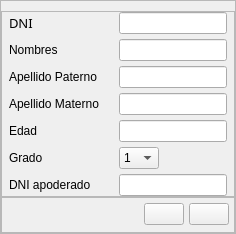
                            <widget class="QWidget" name="page_delete_alu">
                             <property name="styleSheet">
                              <string notr="true"/>
                             </property>
                             <layout class="QVBoxLayout" name="verticalLayout_13">
                              <property name="spacing">
                               <number>0</number>
                              </property>
                              <property name="leftMargin">
                               <number>0</number>
                              </property>
                              <property name="topMargin">
                               <number>0</number>
                              </property>
                              <property name="rightMargin">
                               <number>0</number>
                              </property>
                              <property name="bottomMargin">
                               <number>0</number>
                              </property>
                              <item>
                               <widget class="QFrame" name="frame_delete_alu_box">
                                <property name="frameShape">
                                 <enum>QFrame::StyledPanel</enum>
                                </property>
                                <property name="frameShadow">
                                 <enum>QFrame::Raised</enum>
                                </property>
                                <layout class="QVBoxLayout" name="verticalLayout_11">
                                 <property name="spacing">
                                  <number>0</number>
                                 </property>
                                 <property name="leftMargin">
                                  <number>0</number>
                                 </property>
                                 <property name="topMargin">
                                  <number>10</number>
                                 </property>
                                 <property name="rightMargin">
                                  <number>0</number>
                                 </property>
                                 <property name="bottomMargin">
                                  <number>0</number>
                                 </property>
                                 <item>
                                  <widget class="QFrame" name="frame_delete_alu_action">
                                   <property name="sizePolicy">
                                    <sizepolicy hsizetype="Preferred" vsizetype="Preferred">
                                     <horstretch>0</horstretch>
                                     <verstretch>0</verstretch>
                                    </sizepolicy>
                                   </property>
                                   <property name="styleSheet">
                                    <string notr="true"/>
                                   </property>
                                   <property name="frameShape">
                                    <enum>QFrame::StyledPanel</enum>
                                   </property>
                                   <property name="frameShadow">
                                    <enum>QFrame::Raised</enum>
                                   </property>
                                   <layout class="QGridLayout" name="gridLayout_9">
                                    <property name="leftMargin">
                                     <number>7</number>
                                    </property>
                                    <property name="topMargin">
                                     <number>0</number>
                                    </property>
                                    <property name="rightMargin">
                                     <number>7</number>
                                    </property>
                                    <property name="bottomMargin">
                                     <number>0</number>
                                    </property>
                                    <property name="horizontalSpacing">
                                     <number>20</number>
                                    </property>
                                    <property name="verticalSpacing">
                                     <number>5</number>
                                    </property>
                                    <item row="3" column="0">
                                     <widget class="QLabel" name="label_60">
                                      <property name="text">
                                       <string>Apellido Materno</string>
                                      </property>
                                     </widget>
                                    </item>
                                    <item row="4" column="1">
                                     <widget class="QLineEdit" name="le_edad_alu_delete"/>
                                    </item>
                                    <item row="2" column="0">
                                     <widget class="QLabel" name="label_63">
                                      <property name="text">
                                       <string>Apellido Paterno</string>
                                      </property>
                                     </widget>
                                    </item>
                                    <item row="1" column="0">
                                     <widget class="QLabel" name="label_57">
                                      <property name="text">
                                       <string>Nombres</string>
                                      </property>
                                     </widget>
                                    </item>
                                    <item row="6" column="0">
                                     <widget class="QLabel" name="label_12">
                                      <property name="text">
                                       <string>DNI apoderado</string>
                                      </property>
                                     </widget>
                                    </item>
                                    <item row="4" column="0">
                                     <widget class="QLabel" name="label_11">
                                      <property name="text">
                                       <string>Edad</string>
                                      </property>
                                     </widget>
                                    </item>
                                    <item row="0" column="1">
                                     <widget class="QLineEdit" name="le_dni_alu_delete">
                                      <property name="text">
                                       <string/>
                                      </property>
                                      <property name="maxLength">
                                       <number>8</number>
                                      </property>
                                     </widget>
                                    </item>
                                    <item row="5" column="1">
                                     <widget class="QComboBox" name="cb_num_grad2_delete">
                                      <property name="maximumSize">
                                       <size>
                                        <width>40</width>
                                        <height>16777215</height>
                                       </size>
                                      </property>
                                      <property name="styleSheet">
                                       <string notr="true"/>
                                      </property>
                                      <item>
                                       <property name="text">
                                        <string>1</string>
                                       </property>
                                      </item>
                                      <item>
                                       <property name="text">
                                        <string>2</string>
                                       </property>
                                      </item>
                                      <item>
                                       <property name="text">
                                        <string>3</string>
                                       </property>
                                      </item>
                                      <item>
                                       <property name="text">
                                        <string>4</string>
                                       </property>
                                      </item>
                                      <item>
                                       <property name="text">
                                        <string>5</string>
                                       </property>
                                      </item>
                                      <item>
                                       <property name="text">
                                        <string>6</string>
                                       </property>
                                      </item>
                                     </widget>
                                    </item>
                                    <item row="2" column="1">
                                     <widget class="QLineEdit" name="le_apellidoP_alu_delete">
                                      <property name="styleSheet">
                                       <string notr="true"/>
                                      </property>
                                      <property name="text">
                                       <string/>
                                      </property>
                                     </widget>
                                    </item>
                                    <item row="3" column="1">
                                     <widget class="QLineEdit" name="le_apellidoM_alu_delete">
                                      <property name="styleSheet">
                                       <string notr="true"/>
                                      </property>
                                      <property name="text">
                                       <string/>
                                      </property>
                                     </widget>
                                    </item>
                                    <item row="6" column="1">
                                     <widget class="QLineEdit" name="le_dni_apo1_delete">
                                      <property name="styleSheet">
                                       <string notr="true"/>
                                      </property>
                                      <property name="text">
                                       <string/>
                                      </property>
                                      <property name="maxLength">
                                       <number>8</number>
                                      </property>
                                     </widget>
                                    </item>
                                    <item row="1" column="1">
                                     <widget class="QLineEdit" name="le_nombre_alu_delete">
                                      <property name="text">
                                       <string/>
                                      </property>
                                     </widget>
                                    </item>
                                    <item row="0" column="0">
                                     <widget class="QLabel" name="lb_dni_alu_delete">
                                      <property name="font">
                                       <font>
                                        <family>Montserrat</family>
                                        <pointsize>10</pointsize>
                                        <italic>false</italic>
                                        <bold>false</bold>
                                       </font>
                                      </property>
                                      <property name="text">
                                       <string>DNI</string>
                                      </property>
                                     </widget>
                                    </item>
                                    <item row="5" column="0">
                                     <widget class="QLabel" name="label_62">
                                      <property name="text">
                                       <string>Grado</string>
                                      </property>
                                     </widget>
                                    </item>
                                   </layout>
                                  </widget>
                                 </item>
                                 <item>
                                  <widget class="QFrame" name="frame_delete_alu_tools">
                                   <property name="sizePolicy">
                                    <sizepolicy hsizetype="Preferred" vsizetype="Fixed">
                                     <horstretch>0</horstretch>
                                     <verstretch>0</verstretch>
                                    </sizepolicy>
                                   </property>
                                   <property name="maximumSize">
                                    <size>
                                     <width>16777215</width>
                                     <height>16777215</height>
                                    </size>
                                   </property>
                                   <property name="frameShape">
                                    <enum>QFrame::StyledPanel</enum>
                                   </property>
                                   <property name="frameShadow">
                                    <enum>QFrame::Raised</enum>
                                   </property>
                                   <layout class="QHBoxLayout" name="horizontalLayout_13">
                                    <property name="spacing">
                                     <number>5</number>
                                    </property>
                                    <property name="leftMargin">
                                     <number>0</number>
                                    </property>
                                    <property name="topMargin">
                                     <number>5</number>
                                    </property>
                                    <property name="rightMargin">
                                     <number>5</number>
                                    </property>
                                    <property name="bottomMargin">
                                     <number>7</number>
                                    </property>
                                    <item>
                                     <spacer name="horizontalSpacer_3">
                                      <property name="orientation">
                                       <enum>Qt::Horizontal</enum>
                                      </property>
                                      <property name="sizeHint" stdset="0">
                                       <size>
                                        <width>40</width>
                                        <height>20</height>
                                       </size>
                                      </property>
                                     </spacer>
                                    </item>
                                    <item>
                                     <widget class="QPushButton" name="bt_alu_x_delete">
                                      <property name="text">
                                       <string/>
                                      </property>
                                      <property name="icon">
                                       <iconset resource="icon.qrc">
                                        <normaloff>:/img/icon_light/x.svg</normaloff>:/img/icon_light/x.svg</iconset>
                                      </property>
                                      <property name="iconSize">
                                       <size>
                                        <width>24</width>
                                        <height>27</height>
                                       </size>
                                      </property>
                                     </widget>
                                    </item>
                                    <item>
                                     <widget class="QPushButton" name="bt_alu_check_delete">
                                      <property name="text">
                                       <string/>
                                      </property>
                                      <property name="icon">
                                       <iconset resource="icon.qrc">
                                        <normaloff>:/img/icon_light/check.svg</normaloff>:/img/icon_light/check.svg</iconset>
                                      </property>
                                      <property name="iconSize">
                                       <size>
                                        <width>24</width>
                                        <height>27</height>
                                       </size>
                                      </property>
                                     </widget>
                                    </item>
                                   </layout>
                                  </widget>
                                 </item>
                                </layout>
                               </widget>
                              </item>
                             </layout>
                            </widget>
